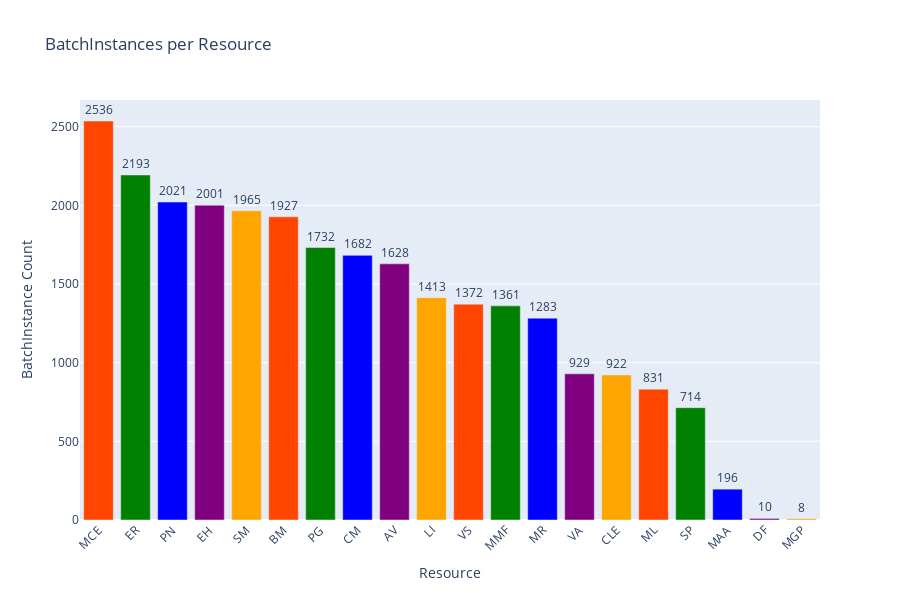

The notebook cell this image was saved under:
### Markdown cell above
##### Batches per Resource

### Code cell
cypher_batches_per_resource = """
    MATCH (u:Resource)-[:CORR]->(n:BatchInstance)
    RETURN u.sysId AS resource, count(n) AS batch_count
    ORDER BY batch_count DESC
"""

def batches_per_resource(uri, username, password, cypher_batches_per_resource):
    driver = GraphDatabase.driver(uri, auth=(username, password))
    with driver.session() as session:
        result = session.run(cypher_batches_per_resource)
        data = result.data()
        return data
    
results_batches_per_resource = batches_per_resource(uri, username, password, cypher_batches_per_resource)

resource = [str(row['resource']) for row in results_batches_per_resource]
batch_counts = [row['batch_count'] for row in results_batches_per_resource]


fig = px.bar(x=resource, y=batch_counts, title='BatchInstances per Resource', labels={'x':'Resource', 'y':'BatchInstance Count'}, color=resource, color_discrete_sequence=['orangered', 'green', 'blue', 'purple', 'orange'])

fig.update_layout(
    xaxis_tickangle=-45,
    xaxis_tickfont_size=12,
    yaxis_title='BatchInstance Count',
    xaxis_title='Resource',
    uniformtext_minsize=7,
    uniformtext_mode='hide',
    width=900, 
    height=600,
    showlegend=False  
)

fig.update_traces(texttemplate='%{y}', textposition='outside')

fig.show()

#pio.write_image(fig, 'BatchInstances_per_Resource.png', width=800, height=400, scale=3)

### Figure 1 — Plotly figure (JSON) as saved in the notebook; plotly's stock layout.template omitted (floating-point values rounded to 4 significant figures)
{"data": [{"alignmentgroup": "True", "hovertemplate": "color=MCE<br>Resource=%{x}<br>BatchInstance Count=%{y}<extra></extra>", "legendgroup": "MCE", "marker": {"color": "orangered", "pattern": {"shape": ""}}, "name": "MCE", "offsetgroup": "MCE", "orientation": "v", "showlegend": true, "textposition": "outside", "texttemplate": "%{y}", "type": "bar", "x": ["MCE"], "xaxis": "x", "y": [2536], "yaxis": "y"}, {"alignmentgroup": "True", "hovertemplate": "color=ER<br>Resource=%{x}<br>BatchInstance Count=%{y}<extra></extra>", "legendgroup": "ER", "marker": {"color": "green", "pattern": {"shape": ""}}, "name": "ER", "offsetgroup": "ER", "orientation": "v", "showlegend": true, "textposition": "outside", "texttemplate": "%{y}", "type": "bar", "x": ["ER"], "xaxis": "x", "y": [2193], "yaxis": "y"}, {"alignmentgroup": "True", "hovertemplate": "color=PN<br>Resource=%{x}<br>BatchInstance Count=%{y}<extra></extra>", "legendgroup": "PN", "marker": {"color": "blue", "pattern": {"shape": ""}}, "name": "PN", "offsetgroup": "PN", "orientation": "v", "showlegend": true, "textposition": "outside", "texttemplate": "%{y}", "type": "bar", "x": ["PN"], "xaxis": "x", "y": [2021], "yaxis": "y"}, {"alignmentgroup": "True", "hovertemplate": "color=EH<br>Resource=%{x}<br>BatchInstance Count=%{y}<extra></extra>", "legendgroup": "EH", "marker": {"color": "purple", "pattern": {"shape": ""}}, "name": "EH", "offsetgroup": "EH", "orientation": "v", "showlegend": true, "textposition": "outside", "texttemplate": "%{y}", "type": "bar", "x": ["EH"], "xaxis": "x", "y": [2001], "yaxis": "y"}, {"alignmentgroup": "True", "hovertemplate": "color=SM<br>Resource=%{x}<br>BatchInstance Count=%{y}<extra></extra>", "legendgroup": "SM", "marker": {"color": "orange", "pattern": {"shape": ""}}, "name": "SM", "offsetgroup": "SM", "orientation": "v", "showlegend": true, "textposition": "outside", "texttemplate": "%{y}", "type": "bar", "x": ["SM"], "xaxis": "x", "y": [1965], "yaxis": "y"}, {"alignmentgroup": "True", "hovertemplate": "color=BM<br>Resource=%{x}<br>BatchInstance Count=%{y}<extra></extra>", "legendgroup": "BM", "marker": {"color": "orangered", "pattern": {"shape": ""}}, "name": "BM", "offsetgroup": "BM", "orientation": "v", "showlegend": true, "textposition": "outside", "texttemplate": "%{y}", "type": "bar", "x": ["BM"], "xaxis": "x", "y": [1927], "yaxis": "y"}, {"alignmentgroup": "True", "hovertemplate": "color=PG<br>Resource=%{x}<br>BatchInstance Count=%{y}<extra></extra>", "legendgroup": "PG", "marker": {"color": "green", "pattern": {"shape": ""}}, "name": "PG", "offsetgroup": "PG", "orientation": "v", "showlegend": true, "textposition": "outside", "texttemplate": "%{y}", "type": "bar", "x": ["PG"], "xaxis": "x", "y": [1732], "yaxis": "y"}, {"alignmentgroup": "True", "hovertemplate": "color=CM<br>Resource=%{x}<br>BatchInstance Count=%{y}<extra></extra>", "legendgroup": "CM", "marker": {"color": "blue", "pattern": {"shape": ""}}, "name": "CM", "offsetgroup": "CM", "orientation": "v", "showlegend": true, "textposition": "outside", "texttemplate": "%{y}", "type": "bar", "x": ["CM"], "xaxis": "x", "y": [1682], "yaxis": "y"}, {"alignmentgroup": "True", "hovertemplate": "color=AV<br>Resource=%{x}<br>BatchInstance Count=%{y}<extra></extra>", "legendgroup": "AV", "marker": {"color": "purple", "pattern": {"shape": ""}}, "name": "AV", "offsetgroup": "AV", "orientation": "v", "showlegend": true, "textposition": "outside", "texttemplate": "%{y}", "type": "bar", "x": ["AV"], "xaxis": "x", "y": [1628], "yaxis": "y"}, {"alignmentgroup": "True", "hovertemplate": "color=LI<br>Resource=%{x}<br>BatchInstance Count=%{y}<extra></extra>", "legendgroup": "LI", "marker": {"color": "orange", "pattern": {"shape": ""}}, "name": "LI", "offsetgroup": "LI", "orientation": "v", "showlegend": true, "textposition": "outside", "texttemplate": "%{y}", "type": "bar", "x": ["LI"], "xaxis": "x", "y": [1413], "yaxis": "y"}, {"alignmentgroup": "True", "hovertemplate": "color=VS<br>Resource=%{x}<br>BatchInstance Count=%{y}<extra></extra>", "legendgroup": "VS", "marker": {"color": "orangered", "pattern": {"shape": ""}}, "name": "VS", "offsetgroup": "VS", "orientation": "v", "showlegend": true, "textposition": "outside", "texttemplate": "%{y}", "type": "bar", "x": ["VS"], "xaxis": "x", "y": [1372], "yaxis": "y"}, {"alignmentgroup": "True", "hovertemplate": "color=MMF<br>Resource=%{x}<br>BatchInstance Count=%{y}<extra></extra>", "legendgroup": "MMF", "marker": {"color": "green", "pattern": {"shape": ""}}, "name": "MMF", "offsetgroup": "MMF", "orientation": "v", "showlegend": true, "textposition": "outside", "texttemplate": "%{y}", "type": "bar", "x": ["MMF"], "xaxis": "x", "y": [1361], "yaxis": "y"}, {"alignmentgroup": "True", "hovertemplate": "color=MR<br>Resource=%{x}<br>BatchInstance Count=%{y}<extra></extra>", "legendgroup": "MR", "marker": {"color": "blue", "pattern": {"shape": ""}}, "name": "MR", "offsetgroup": "MR", "orientation": "v", "showlegend": true, "textposition": "outside", "texttemplate": "%{y}", "type": "bar", "x": ["MR"], "xaxis": "x", "y": [1283], "yaxis": "y"}, {"alignmentgroup": "True", "hovertemplate": "color=VA<br>Resource=%{x}<br>BatchInstance Count=%{y}<extra></extra>", "legendgroup": "VA", "marker": {"color": "purple", "pattern": {"shape": ""}}, "name": "VA", "offsetgroup": "VA", "orientation": "v", "showlegend": true, "textposition": "outside", "texttemplate": "%{y}", "type": "bar", "x": ["VA"], "xaxis": "x", "y": [929], "yaxis": "y"}, {"alignmentgroup": "True", "hovertemplate": "color=CLE<br>Resource=%{x}<br>BatchInstance Count=%{y}<extra></extra>", "legendgroup": "CLE", "marker": {"color": "orange", "pattern": {"shape": ""}}, "name": "CLE", "offsetgroup": "CLE", "orientation": "v", "showlegend": true, "textposition": "outside", "texttemplate": "%{y}", "type": "bar", "x": ["CLE"], "xaxis": "x", "y": [922], "yaxis": "y"}, {"alignmentgroup": "True", "hovertemplate": "color=ML<br>Resource=%{x}<br>BatchInstance Count=%{y}<extra></extra>", "legendgroup": "ML", "marker": {"color": "orangered", "pattern": {"shape": ""}}, "name": "ML", "offsetgroup": "ML", "orientation": "v", "showlegend": true, "textposition": "outside", "texttemplate": "%{y}", "type": "bar", "x": ["ML"], "xaxis": "x", "y": [831], "yaxis": "y"}, {"alignmentgroup": "True", "hovertemplate": "color=SP<br>Resource=%{x}<br>BatchInstance Count=%{y}<extra></extra>", "legendgroup": "SP", "marker": {"color": "green", "pattern": {"shape": ""}}, "name": "SP", "offsetgroup": "SP", "orientation": "v", "showlegend": true, "textposition": "outside", "texttemplate": "%{y}", "type": "bar", "x": ["SP"], "xaxis": "x", "y": [714], "yaxis": "y"}, {"alignmentgroup": "True", "hovertemplate": "color=MAA<br>Resource=%{x}<br>BatchInstance Count=%{y}<extra></extra>", "legendgroup": "MAA", "marker": {"color": "blue", "pattern": {"shape": ""}}, "name": "MAA", "offsetgroup": "MAA", "orientation": "v", "showlegend": true, "textposition": "outside", "texttemplate": "%{y}", "type": "bar", "x": ["MAA"], "xaxis": "x", "y": [196], "yaxis": "y"}, {"alignmentgroup": "True", "hovertemplate": "color=DF<br>Resource=%{x}<br>BatchInstance Count=%{y}<extra></extra>", "legendgroup": "DF", "marker": {"color": "purple", "pattern": {"shape": ""}}, "name": "DF", "offsetgroup": "DF", "orientation": "v", "showlegend": true, "textposition": "outside", "texttemplate": "%{y}", "type": "bar", "x": ["DF"], "xaxis": "x", "y": [10], "yaxis": "y"}, {"alignmentgroup": "True", "hovertemplate": "color=MGP<br>Resource=%{x}<br>BatchInstance Count=%{y}<extra></extra>", "legendgroup": "MGP", "marker": {"color": "orange", "pattern": {"shape": ""}}, "name": "MGP", "offsetgroup": "MGP", "orientation": "v", "showlegend": true, "textposition": "outside", "texttemplate": "%{y}", "type": "bar", "x": ["MGP"], "xaxis": "x", "y": [8], "yaxis": "y"}], "layout": {"barmode": "relative", "height": 600, "legend": {"title": {"text": "color"}, "tracegroupgap": 0}, "showlegend": false, "title": {"text": "BatchInstances per Resource"}, "uniformtext": {"minsize": 7, "mode": "hide"}, "width": 900, "xaxis": {"anchor": "y", "domain": [0, 1], "tickangle": -45, "tickfont": {"size": 12}, "title": {"text": "Resource"}}, "yaxis": {"anchor": "x", "domain": [0, 1], "title": {"text": "BatchInstance Count"}}}}
